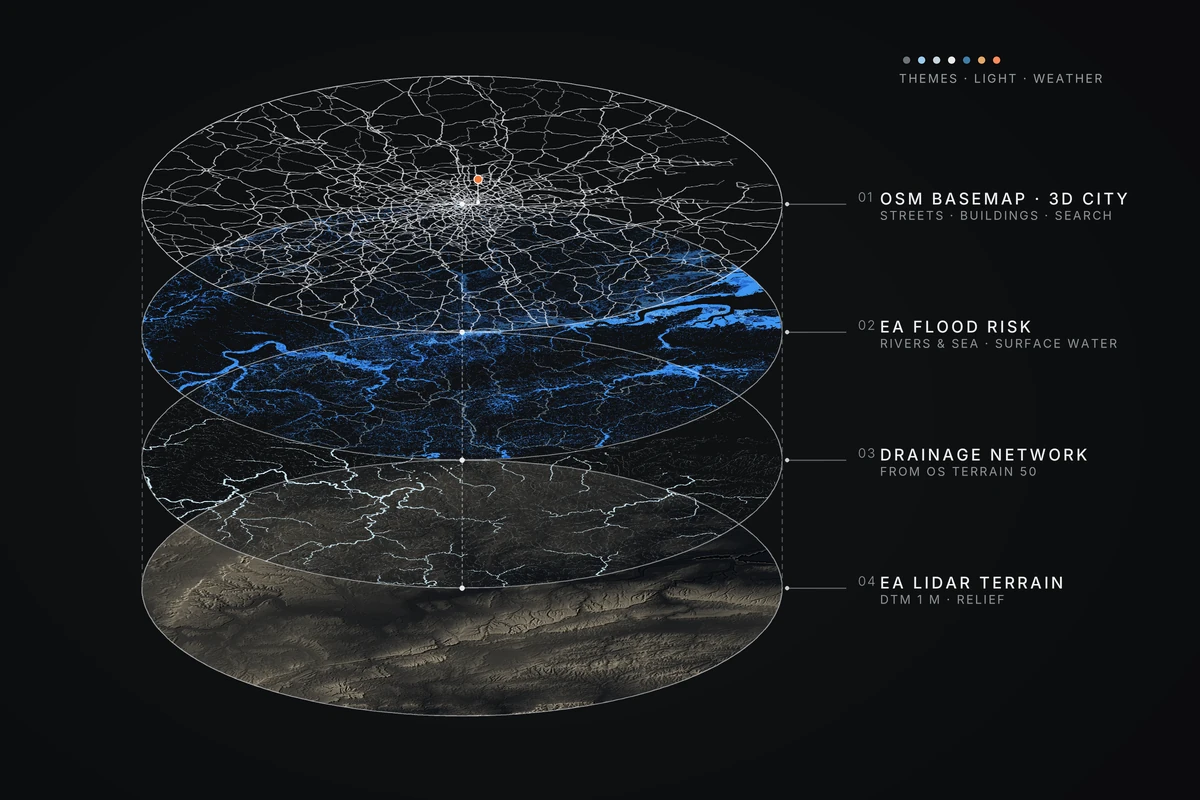
#> input picture assets/catalogue/london-map.webp, 1200 x 800 px, given in place of L26.png, which was not available
$ python compose.py p3 /tmp/wool-cover assets/catalogue/loop-city-wool-v2.webp
#> lines starting #> are read from the running program, lines starting #| are printed output that depends on the picture
"""The catalogue cover of the wool (25 Nov 2026), in the catalogue's layered style: four layers stacked in perspective,
named on the right, the palette's dots above. Takes the layers capture.cjs drew, quietens their colour to sit with the
other covers (saturation about two thirds, the brightest colours darker; white lines stay white), takes the black away
from the three upper layers so the ones below show through, and draws cover.html at 1200 x 800.
    python3 incubator/loop-city-wool/source/cover/compose.py p3 /tmp/wool-cover assets/catalogue/loop-city-wool-v2.webp
Needs Pillow (with WebP), numpy, and Chrome with Playwright as capture.cjs does."""
import sys, os, colorsys, subprocess
from PIL import Image
import numpy as np

pal, src, out = (sys.argv[1:4] + ['p3', '/tmp/wool-cover', 'assets/catalogue/loop-city-wool-v2.webp'][len(sys.argv) - 1:])[:3]
HERE = os.path.dirname(os.path.abspath(__file__))
PAL = {'p1': ('#FF5A2E', '#F4C7A1'), 'p2': ('#E6FF3B', '#4F7BFF'), 'p3': ('#8B2CFF', '#FF2BB8'), 'p4': ('#01AFDF', '#F2782C'), 'p6': ('#00E5FF', '#FFC23D')}

def quiet_hex(h, ks=0.66, kv=0.55, g=0.9):
    r, gg, b = [int(h[i:i + 2], 16) / 255 for i in (1, 3, 5)]; hh, s, v = colorsys.rgb_to_hsv(r, gg, b)
    r, gg, b = colorsys.hsv_to_rgb(hh, s * ks, min(1, v * (1 - kv * s) * g)); return '%02X%02X%02X' % (round(r * 255), round(gg * 255), round(b * 255))

def quiet(im, ks, kv, g):                       # saturation down; the more saturated a colour, the darker it goes
#> called with ks = 0.66, kv = 0.55, g = 0.9
    h = np.asarray(im.convert('HSV')).astype(float); s, v = h[..., 1], h[..., 2]
#> after `h = np.asarray(im.convert('HSV')).astype(float)`:
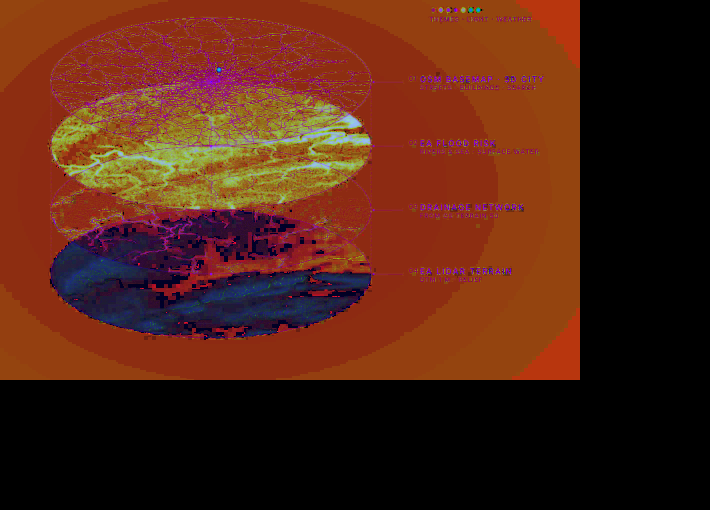
#> h: shape (1020, 1420, 3) float64 (shown at 1/2 size); mean R, G, B 81.2, 35.7, 19.5
#> after `s, v = (h[..., 1], h[..., 2])`:
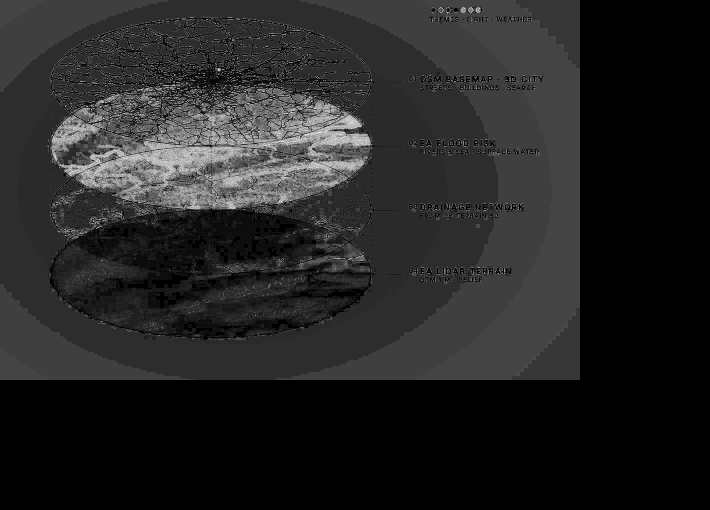
#> s: shape (1020, 1420) float64 (shown at 1/2 size); min 0, max 255, mean 35.7
    return Image.fromarray(np.dstack([h[..., 0], s * ks, v * (1 - kv * s / 255.0) * g]).clip(0, 255).astype(np.uint8), 'HSV').convert('RGB')
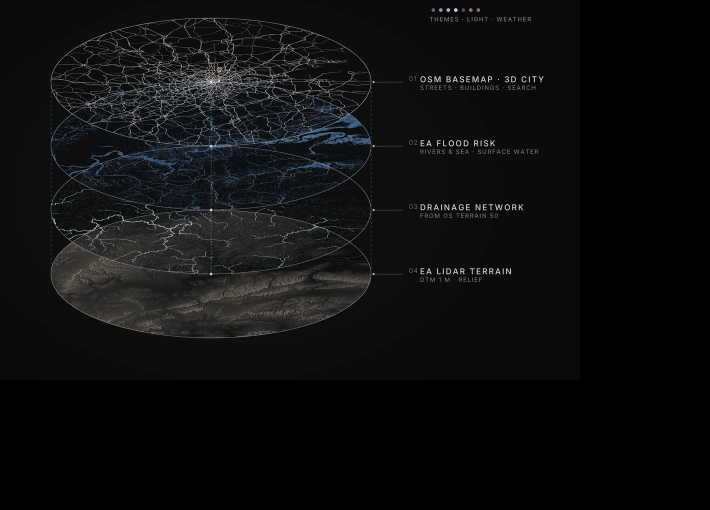
#> returned value: PIL image 1420x1020 RGB (shown at 1/2 size); mean R, G, B 13.5, 14.3, 14.8

def bare(im, gain):                             # black (the page's background) taken away: colour over alpha
#> called with gain = 1.15
    a = np.asarray(im).astype(np.float32)
    bg = np.median(np.concatenate([a[:40, :40].reshape(-1, 3), a[-40:, -200:-160].reshape(-1, 3), a[:40, -300:-260].reshape(-1, 3)]), axis=0)
#> bg = [9, 9, 11]
    a = np.clip((a - bg) * 255.0 / np.maximum(255 - bg, 1), 0, 255); al = a.max(axis=2)
    rgb = np.where(al[..., None] > 0, a * 255.0 / np.maximum(al[..., None], 1), 0)
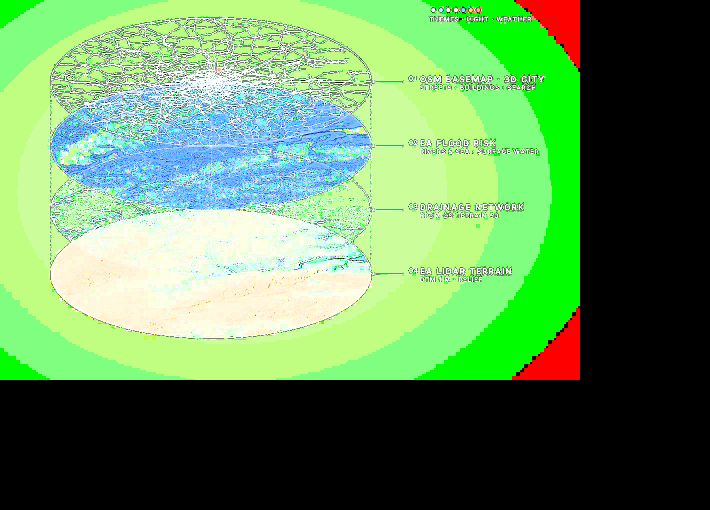
#> rgb: shape (1020, 1420, 3) float32 (shown at 1/2 size); mean R, G, B 98, 143.1, 90.4; drawn with min black and max white
    return Image.fromarray(np.dstack([np.clip(rgb, 0, 255), np.clip(al * gain, 0, 255)]).astype(np.uint8), 'RGBA')
#> returned value: PIL image 1420x1020 RGBA

crop = lambda n: Image.open(f'{src}/{n}.png').convert('RGB').crop((40, 40, 1460, 1060))      # without the map's corners
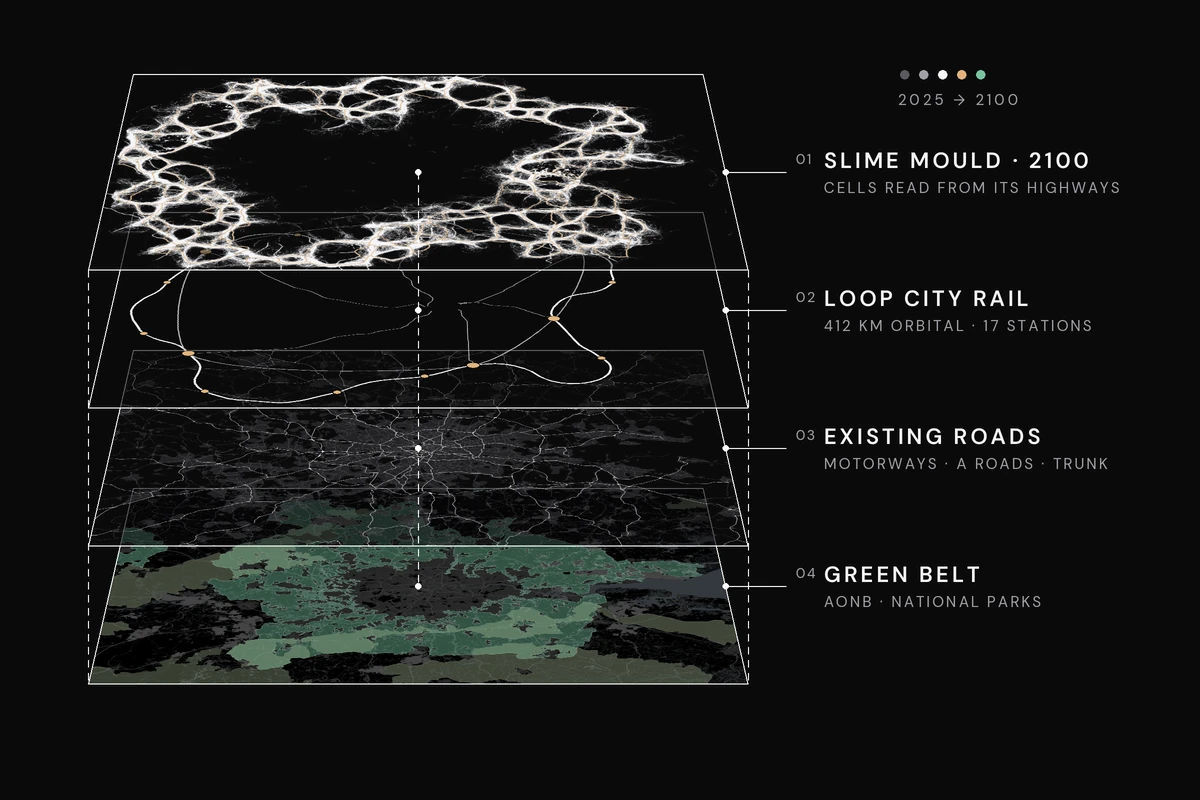
#> input picture assets/catalogue/loop-city-mould-growth-v2.webp, 1200 x 800 px, given in place of L10.png, which was not available
bare(quiet(crop('L26'), 0.66, 0.55, 0.9), 1.15).save(f'{src}/a26.png')
bare(quiet(crop('L10'), 0.70, 0.25, 1.0), 2.2).save(f'{src}/a10.png')
#> call 2 of quiet, with ks = 0.7, kv = 0.25, g = 1
#> in quiet (call 2), `s, v = (h[..., 1], h[..., 2])`:
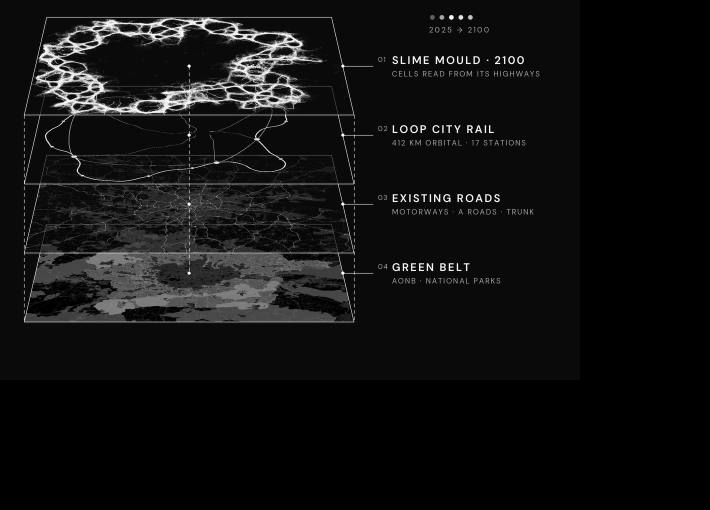
#> v: shape (1020, 1420) float64 (shown at 1/2 size); min 0, max 255, mean 16.8
#> call 2 of bare, with gain = 2.2
#> in bare (call 2), `bg = np.median(np.concatenate([a[:40, :40].reshape(-1, 3), a[-40:, -20..`: bg = [10, 10, 10]
#> in bare (call 2), `return Image.fromarray(np.dstack([np.clip(rgb, 0, 255), np.clip(al * g..`:
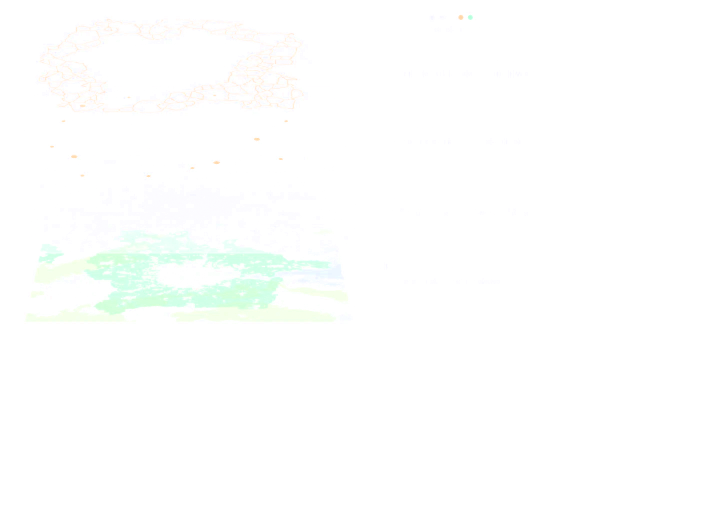
#> returned value: PIL image 1420x1020 RGBA (shown at 1/2 size); mean R, G, B, A 43.1, 44.7, 44, 19.6; transparent parts drawn white
bare(quiet(crop('L7'), 0.66, 0.55, 0.9), 1.15).save(f'{src}/a7.png')
#> (the run stopped early here; a loop or call above may not have finished)
